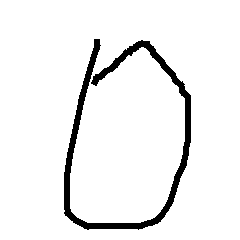
#> input picture Handwriting/图片手写数字识别source code/dataset/train_dataset/0_127.bmp, 240 x 240 px, found by its file name; its folder holds 4 pictures in this run
$ python BPNN_module.py
#> lines starting #> are read from the running program, lines starting #| are printed output that depends on the picture; pictures that were not available may be replaced by others from this repository, and a replacement may not be noted
### Handwriting/视频手写数字识别source code/data_preprocess.py
'''
@author: Guangji Huang
Created on Dec. 1 , 2020
'''
import numpy as np
import copy
import os
import cv2 as cv


def preprocess_image():
    dir_train = r"./dataset/train_dataset"
    # dir_test = r"./dataset/test_dataset"
    dir_test = r"./dataset/test_dataset"
    list_train = os.listdir(dir_train)
    list_test = os.listdir(dir_test)
    labels_train = [int(i[0]) for i in list_train]
    labels_test = [int(i[0]) for i in list_test]
    images_train = [cv.imread(rf"{dir_train}/{i}", 0) for i in list_train]
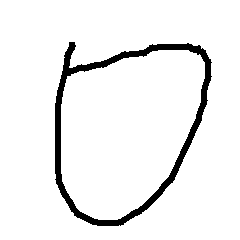
#> input picture Handwriting/图片手写数字识别source code/dataset/train_dataset/0_138.bmp, 240 x 240 px, found by its file name
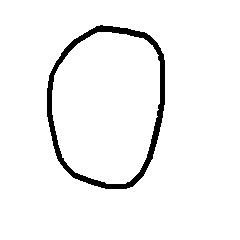
#> input picture Handwriting/图片手写数字识别source code/dataset/train_dataset/0_15.bmp, 240 x 240 px, found by its file name
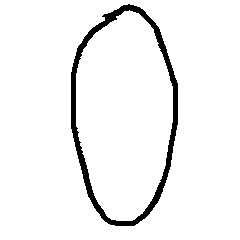
#> input picture Handwriting/图片手写数字识别source code/dataset/train_dataset/0_33.bmp, 240 x 240 px, found by its file name
#> images_train = 4 items
    images_test = [cv.imread(rf"{dir_test}/{i}", 0) for i in list_test]
#> images_test = 1 item
#> `img_train, label_train, img_test, label_test = data_preprocess.preproc..`: img_train = 4 items; label_train = [0, 0, 0, 0]; img_test = 1 item; label_test = [0]
    return images_train, labels_train, images_test, labels_test

# 对训练或者测试集的数据进行处理，转化为特征数组的形式
def c2feature(img, label):
    """
    用于提取训练集合测试集的特征，以及转化成数组的形式
    :param img:读取到的图像数据
    :param label:标签
    :return:返回一个特征的集合
    """
    img_feature = []
    for interation in range(len(img)):
        # 遍历每一个样本，调用函数求取特征
        feature_i = get_feature(img[interation], 5, 0.1, 0)  # 这是每一个样本的特征
        # feature_i = get_feature(img[interation], 4, 0.1, 1)  # 这是每一个样本的特征
        feature = np.array(feature_i)  # 将列表转化为数组，方便计算
        img_feature.append(feature)
#> this loop made 1 pass
#> after the loop, img_feature = []
    img_feature =np.array(img_feature)
    label = np.array(label)
    return img_feature, label

# 对手写板的图片进行剪切
def cut_image(img, reverse=0):
    # 这个size是一个标志，用于找到手写数字的边缘地方
    color = reverse
    size = [-1]*4
    row,col = img.shape
    for i in range(row):
        line_a = (color in img[i,:])
        line_b = (color in img[row-1-i,:])
        if line_a and size[0] == -1:
            size[0] = i
        if line_b and size[1]==-1:
            size[1] = row-1-i
        if -1 not in size[0:2]:
            break
    for j in range(col):
        line_l = (color in img[:,j])
#> (the run stopped early here; a loop or call above may not have finished)
